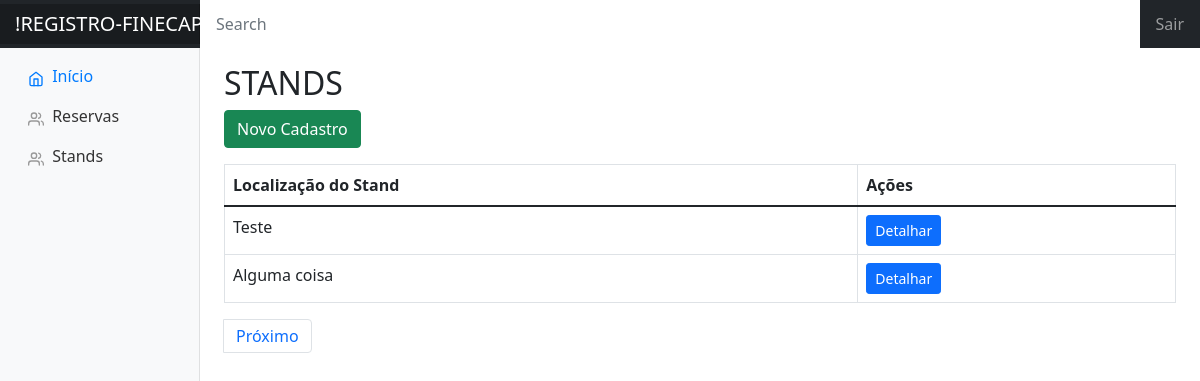
Before: /stand/listar with the older database file.
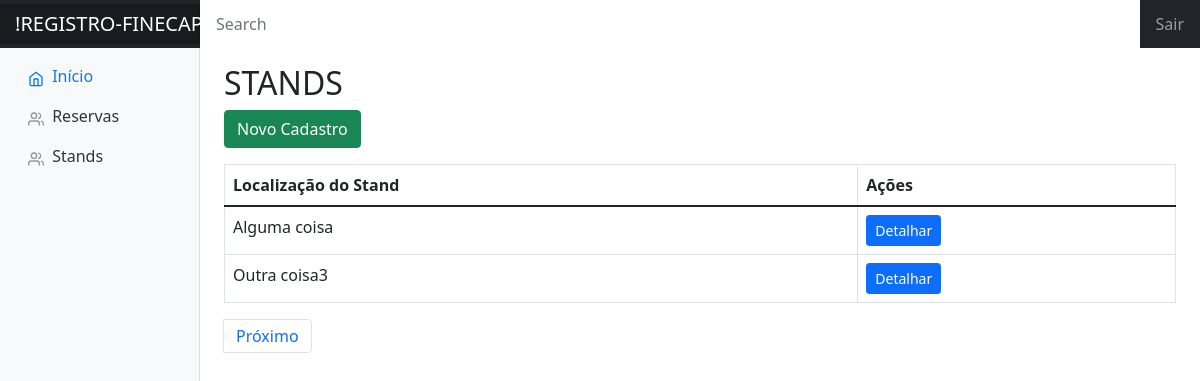
After: the same page with the newer database file.
### FINECAP/models.py (models this page shows)
class Stand(models.Model):
    localizacao = models.CharField(max_length=500)
    valor = models.FloatField()

### FINECAP/views.py (the view)
# urls.py: path('stand/listar',StandListView.as_view(),name='stands-list'),
class StandListView(View):
    template_name = "stand/stands.html"
    items_per_page = 2
    def get(self, request, *args, **kwargs):
        stands = Stand.objects.all()
        paginator = Paginator(stands, self.items_per_page)
        page_number = request.GET.get('page')
        page = paginator.get_page(page_number)
        context = {
            'stands': page,
        }
        return render(request, self.template_name, context)

### FINECAP/templates/stand/stands.html (shortened to what this page needs)
{% extends 'base.html' %}
{% block center %}
<h2> STANDS </h2>
<a href="{% url 'criar_stand' %}" class="btn btn-success mb-3">Novo Cadastro</a>
<table class="table table-bordered">
  <thead>
    <tr>
      <th>Localização do Stand</th>
      <th>Ações</th>
    </tr>
  </thead>
  <tbody>
    {% for stand in stands %}
    <tr>
      <td>{{ stand.localizacao }}</td>
      <td>
        <a href="{% url 'stands-detail' pk=stand.pk %}" class="btn btn-primary btn-sm">Detalhar</a>
      </td>
    </tr>
    {% endfor %}
  </tbody>
</table>
<nav aria-label="Page navigation example">
  <ul class="pagination">
    <li class="page-item">
      {% if stands.has_next %}
        <a class="page-link" href="?page={{ stands.next_page_number }}">Próximo</a>
      {% endif %}
    </li>
  </ul>
</nav>
{% endblock %}

Changed rows visible on the page:
removed Stand: localizacao "Teste"
now on this page (row edited): Stand: localizacao "Outra coisa3"
